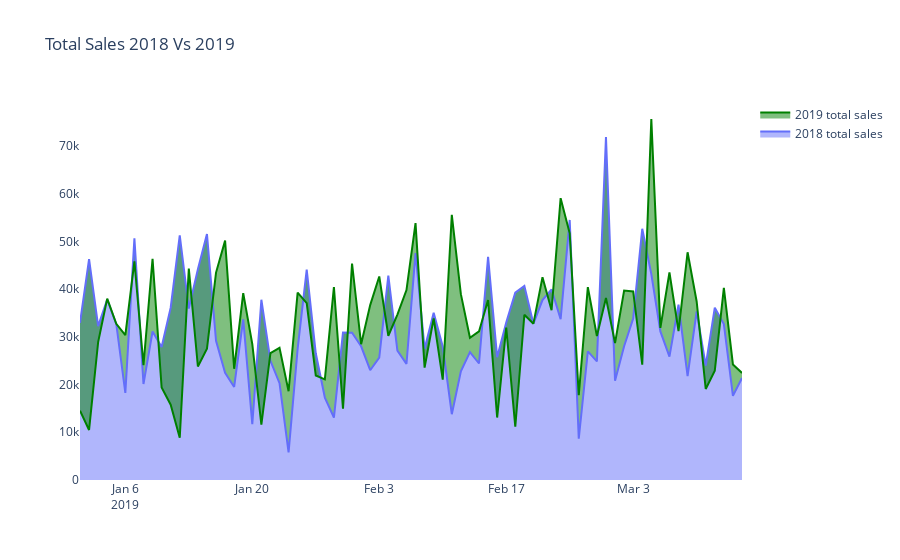

Notebook code cell kept with this figure:
### Markdown cell above
###  total sales area chart  across 2019 againts the total sales across 2018
its seems that the sales in february and merch 2019 was better then the salas in the same period last year<br>
mostly around the end of the months.<br>

### Code cell
mask1 = pd.DatetimeIndex(orders['Purchase Date']).year == 2018
mask2 = pd.DatetimeIndex(orders['Purchase Date']).year == 2019
ord18 = orders[mask1]
ord19 = orders[mask2]
ord19 = ord19.loc[:, ['Purchase Date', 'totalsales']].groupby('Purchase Date').sum().reset_index()
ord18 = ord18.loc[:, ['Purchase Date', 'totalsales']].groupby('Purchase Date').sum().reset_index()
fig = go.Figure()
fig.add_trace(go.Scatter(name = '2018 total sales',x=ord19['Purchase Date'], y=ord18['totalsales'], fill='tozeroy')) 
fig.add_trace(go.Scatter(name = '2019 total sales',x=ord19['Purchase Date'], y=ord19['totalsales'], fill='tonexty',marker={'color':'green'}))
fig.layout.plot_bgcolor = '#fff'
fig.update_layout(
        title_text = 'Total Sales 2018 Vs 2019'
)
fig.show()
